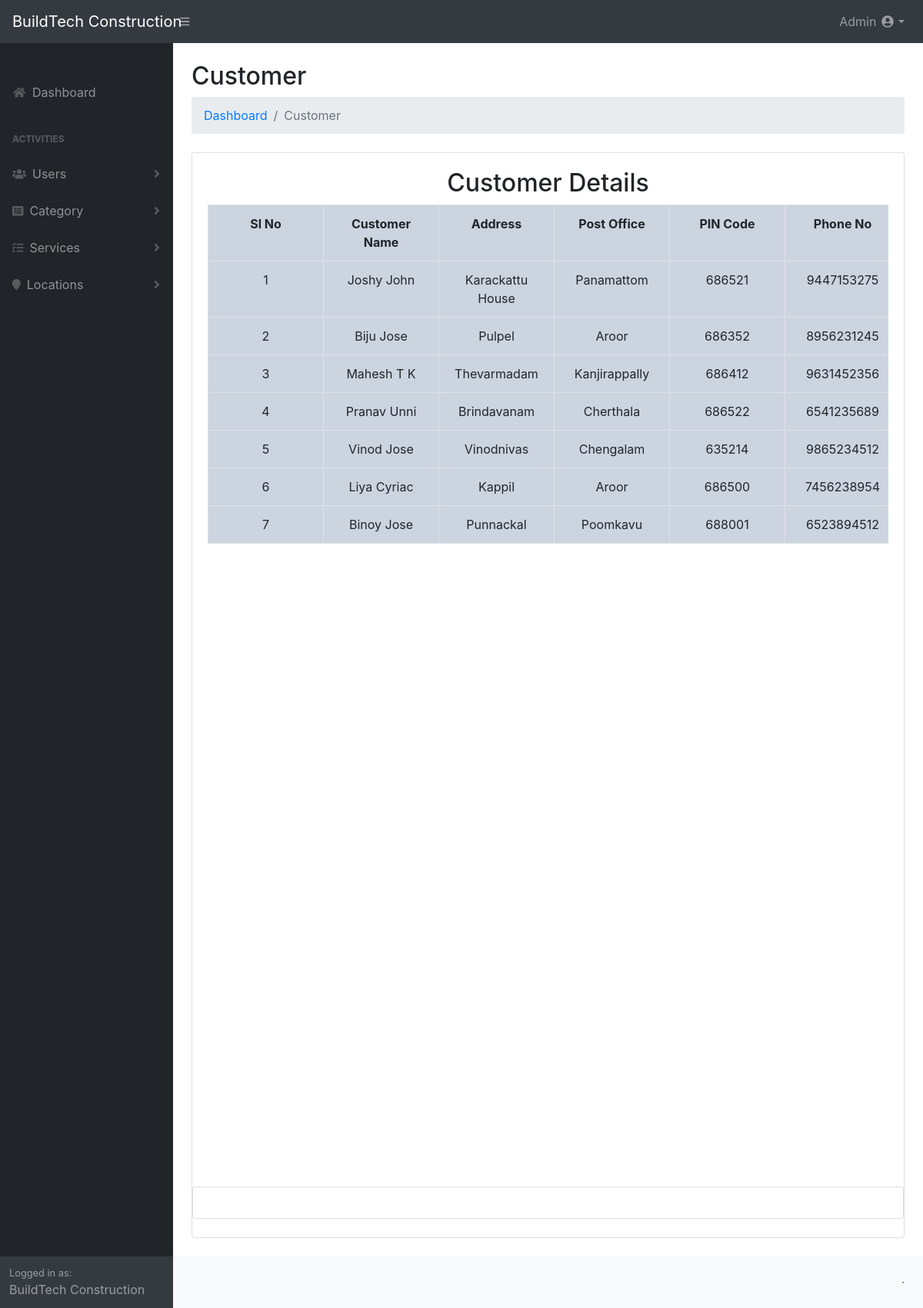
The app's page /admin/dist/viewcust.php (signed in) with its own data.
### tables this page shows
CREATE TABLE `tbl_customer_reg` (
  `cust_id` int(6) NOT NULL,
  `login_id` int(6) NOT NULL,
  `cust_name` varchar(20) NOT NULL,
  `address` varchar(50) NOT NULL,
  `post_office` varchar(30) NOT NULL,
  `PIN_Code` int(10) NOT NULL,
  `phno` varchar(15) NOT NULL,
  `email_id` varchar(30) NOT NULL,
  `dist_name` varchar(20) NOT NULL,
  `state_name` varchar(20) NOT NULL,
  `status` int(5) NOT NULL
);

### admin/dist/viewcust.php (the view, shortened to what this page needs)
<?php
if(!empty($_SESSION['uname']))
{
	$temp=$_SESSION['uname'];
	?>
<!DOCTYPE html>
<html lang="en">
<?php 	include("header.php");
?>
    <head>
        <link href="css/styles.css" rel="stylesheet" />
    </head>
    <body>
        <div id="layoutSidenav">
            <div id="layoutSidenav_nav">
                <nav class="sb-sidenav accordion sb-sidenav-dark" id="sidenavAccordion">
                    <div class="sb-sidenav-menu">
                        <div class="nav">
                            <div class="sb-sidenav-menu-heading"></div>
                            <a class="nav-link" href="index.php">
                                <div class="sb-nav-link-icon"><i class="fas fa-fw fa-home"></i></div>
                                Dashboard
                            </a>
                            <div class="sb-sidenav-menu-heading">Activities</div>
                            <a class="nav-link collapsed" href="#" data-toggle="collapse" data-target="#collapseLayouts" aria-expanded="false" aria-controls="collapseLayouts">
                                <div class="sb-nav-link-icon"><i class="fas fa-fw fa-users"></i></div>
                                Users
                                <div class="sb-sidenav-collapse-arrow"><i class="fas fa-angle-down"></i></div>
                            </a>
														<a class="nav-link collapsed" href="#" data-toggle="collapse" data-target="#collapseLayouts" aria-expanded="false" aria-controls="collapseLayouts">
                                <div class="sb-nav-link-icon"><i class="fas fa-list-alt"></i></div>
                                Category
                                <div class="sb-sidenav-collapse-arrow"><i class="fas fa-angle-down"></i></div>
                            </a>
														<a class="nav-link collapsed" href="#" data-toggle="collapse" data-target="#collapseLayouts" aria-expanded="false" aria-controls="collapseLayouts">
																			<div class="sb-nav-link-icon"><i class=" fas fa-tasks"></i></div>
																	Services
																		<div class="sb-sidenav-collapse-arrow"><i class="fas fa-angle-down"></i></div>
																	</a>
														<a class="nav-link collapsed" href="#" data-toggle="collapse" data-target="#collapsePages" aria-expanded="false" aria-controls="collapsePages">
																<div class="sb-nav-link-icon"><i class=" fa fa-map-marker"></i></div>
																Locations
														  <div class="sb-sidenav-collapse-arrow"><i class="fas fa-angle-down"></i></div>
														</a>
                        </div>
                    </div>
                    <div class="sb-sidenav-footer">
                        <div class="small">Logged in as:</div>
                        BuildTech Construction
                    </div>
                </nav>
            </div>
            <div id="layoutSidenav_content">
                <main>
                    <div class="container-fluid">
                        <h2 class="mt-4">Customer</h2>
                        <ol class="breadcrumb mb-4">
                            <li class="breadcrumb-item"><a href="index.php">Dashboard</a></li>
                            <li class="breadcrumb-item active">Customer</li>
                        </ol>
                        <div class="card mb-4">
                            <div class="card-body">
															<div class="table-responsive">
                              <form action="Addreg1.php" method="POST">
                            	<table style="background-color:#ccd4e0" class="table table-bordered" id="dataTable" width="100%"  cellspacing="0">
                             <?php
														$con=mysqli_connect("localhost","root","","constdb") or die("COULDN'T CONNECT");
                            echo "<h2><center>Customer Details</center></h2>";
                            echo "<tr><th>Sl No</th><th>Customer Name</th><th>Address</th><th>Post Office</th><th>PIN Code</th><th>Phone No</th><th>Email Id</th><th>District Name</th><th>State Name</th></tr>";
															$r="select * from tbl_customer_reg";
															$result=mysqli_query($con,$r);
															while($a=mysqli_fetch_array($result))
															{
                            echo "<tr>";
                            echo "<td>".$a['cust_id']."</td><td>"
                                    .$a['cust_name']."</td><td>"
                                   .$a['address']."</td><td>"
                                   .$a['post_office']."</td><td>"
                                 .$a['PIN_Code']."</td><td>"
                                 .$a['phno']."</td><td>"
                               .$a['email_id']."</td><td>"
                               .$a['dist_name']."</td><td>"
                               .$a['state_name']."</td>";
                          echo "</tr>";
												}
                             ?>
                          </table>
                          </form>
                            </div>
                        </div>
                        <div style="height: 100vh;"></div>
                        <div class="card mb-4"><div class="card-body"></div></div>
                    </div>
                </main>
                <footer class="py-4 bg-light mt-auto">
                    <div class="container-fluid">
                        <div class="d-flex align-items-center justify-content-between small">
                            <div>
                                &middot;
                            </div>
                        </div>
                    </div>
                </footer>
            </div>
        </div>
    </body>
</html>
<?php
}
else {
	header("location: ../../login.php");
}
 ?>

### admin/dist/header.php (shortened to what this page needs)
<head>
    <link href="css/styles.css" rel="stylesheet" />
    <link href="https://cdn.datatables.net/1.10.20/css/dataTables.bootstrap4.min.css" rel="stylesheet" />
</head>
<body>
<nav class="sb-topnav navbar navbar-expand navbar-dark bg-dark">
    <a class="navbar-brand" href="index.php">BuildTech Construction</a>
    <button class="btn btn-link btn-sm order-1 order-lg-0" id="sidebarToggle" href="#"><i class="fas fa-bars"></i></button>
    <ul class="navbar-nav ml-auto ml-md-0">
      <li class="nav-item dropdown">
          <a class="nav-link dropdown-toggle" id="userDropdown" href="#" role="button" data-toggle="dropdown" aria-haspopup="true" aria-expanded="false"><?php
           echo $temp;
           ?> <i class="fas fa-user-circle fa-fw"></i></a>
      </li>
    </ul>
</nav>
</body>

### admin/dist/viewcust.php (style rules this page uses)
table, th, td { text-align: center; min-width: 150px; }

### records on screen
tbl_customer_reg: cust_id "1", cust_name "Joshy John", address "Karackattu House", post_office "Panamattom", PIN_Code "686521", phno "9447153275"
tbl_customer_reg: cust_id "2", cust_name "Biju Jose", address "Pulpel", post_office "Aroor", PIN_Code "686352", phno "8956231245"
tbl_customer_reg: cust_id "3", cust_name "Mahesh T K", address "Thevarmadam", post_office "Kanjirappally", PIN_Code "686412", phno "9631452356"
tbl_customer_reg: cust_id "4", cust_name "Pranav Unni", address "Brindavanam", post_office "Cherthala", PIN_Code "686522", phno "6541235689"
tbl_customer_reg: cust_id "5", cust_name "Vinod Jose", address "Vinodnivas", post_office "Chengalam", PIN_Code "635214", phno "9865234512"
tbl_customer_reg: cust_id "6", cust_name "Liya Cyriac", address "Kappil", post_office "Aroor", PIN_Code "686500", phno "7456238954"
tbl_customer_reg: cust_id "7", cust_name "Binoy Jose", address "Punnackal", post_office "Poomkavu", PIN_Code "688001", phno "6523894512"

### other values on screen
$temp "Admin"
